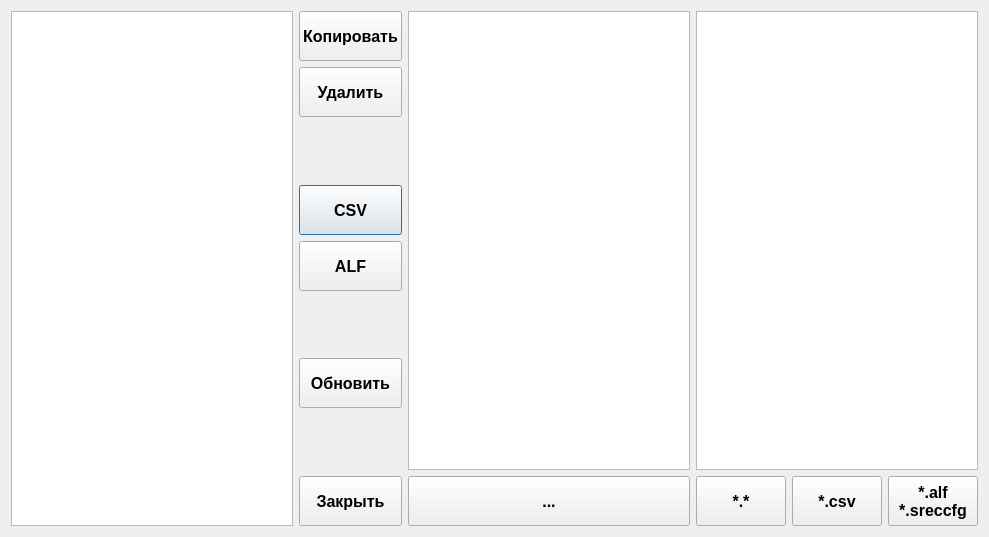
<?xml version="1.0" encoding="UTF-8"?>
<ui version="4.0">
 <class>FileCopyDialog</class>
 <widget class="QDialog" name="FileCopyDialog">
  <property name="geometry">
   <rect>
    <x>0</x>
    <y>0</y>
    <width>989</width>
    <height>537</height>
   </rect>
  </property>
  <property name="cursor">
   <cursorShape>ArrowCursor</cursorShape>
  </property>
  <property name="windowTitle">
   <string>Проводник</string>
  </property>
  <layout class="QGridLayout" name="gridLayout_2">
   <item row="0" column="1" rowspan="2">
    <layout class="QGridLayout" name="gridLayout">
     <item row="3" column="1">
      <widget class="QPushButton" name="bt_csv">
       <property name="minimumSize">
        <size>
         <width>0</width>
         <height>50</height>
        </size>
       </property>
       <property name="font">
        <font>
         <pointsize>12</pointsize>
         <weight>75</weight>
         <bold>true</bold>
        </font>
       </property>
       <property name="text">
        <string>CSV</string>
       </property>
      </widget>
     </item>
     <item row="4" column="1">
      <widget class="QPushButton" name="bt_alf">
       <property name="minimumSize">
        <size>
         <width>0</width>
         <height>50</height>
        </size>
       </property>
       <property name="font">
        <font>
         <pointsize>12</pointsize>
         <weight>75</weight>
         <bold>true</bold>
        </font>
       </property>
       <property name="text">
        <string>ALF</string>
       </property>
      </widget>
     </item>
     <item row="2" column="1">
      <spacer name="verticalSpacer">
       <property name="orientation">
        <enum>Qt::Vertical</enum>
       </property>
       <property name="sizeHint" stdset="0">
        <size>
         <width>20</width>
         <height>40</height>
        </size>
       </property>
      </spacer>
     </item>
     <item row="9" column="1">
      <widget class="QPushButton" name="bt_close">
       <property name="minimumSize">
        <size>
         <width>0</width>
         <height>50</height>
        </size>
       </property>
       <property name="font">
        <font>
         <pointsize>12</pointsize>
         <weight>75</weight>
         <bold>true</bold>
        </font>
       </property>
       <property name="text">
        <string>Закрыть</string>
       </property>
      </widget>
     </item>
     <item row="1" column="1">
      <widget class="QPushButton" name="bt_delete">
       <property name="minimumSize">
        <size>
         <width>0</width>
         <height>50</height>
        </size>
       </property>
       <property name="font">
        <font>
         <pointsize>12</pointsize>
         <weight>75</weight>
         <bold>true</bold>
        </font>
       </property>
       <property name="text">
        <string>Удалить</string>
       </property>
      </widget>
     </item>
     <item row="6" column="1">
      <widget class="QPushButton" name="bt_refresh">
       <property name="minimumSize">
        <size>
         <width>0</width>
         <height>50</height>
        </size>
       </property>
       <property name="font">
        <font>
         <pointsize>12</pointsize>
         <weight>75</weight>
         <bold>true</bold>
        </font>
       </property>
       <property name="text">
        <string>Обновить</string>
       </property>
      </widget>
     </item>
     <item row="0" column="1">
      <widget class="QPushButton" name="bt_copy">
       <property name="sizePolicy">
        <sizepolicy hsizetype="Minimum" vsizetype="Fixed">
         <horstretch>0</horstretch>
         <verstretch>0</verstretch>
        </sizepolicy>
       </property>
       <property name="minimumSize">
        <size>
         <width>0</width>
         <height>50</height>
        </size>
       </property>
       <property name="font">
        <font>
         <pointsize>12</pointsize>
         <weight>75</weight>
         <bold>true</bold>
        </font>
       </property>
       <property name="text">
        <string>Копировать</string>
       </property>
      </widget>
     </item>
     <item row="8" column="1">
      <spacer name="verticalSpacer_2">
       <property name="orientation">
        <enum>Qt::Vertical</enum>
       </property>
       <property name="sizeHint" stdset="0">
        <size>
         <width>20</width>
         <height>40</height>
        </size>
       </property>
      </spacer>
     </item>
     <item row="5" column="1">
      <spacer name="verticalSpacer_3">
       <property name="orientation">
        <enum>Qt::Vertical</enum>
       </property>
       <property name="sizeHint" stdset="0">
        <size>
         <width>20</width>
         <height>40</height>
        </size>
       </property>
      </spacer>
     </item>
    </layout>
   </item>
   <item row="0" column="2">
    <widget class="QListView" name="lv_disk">
     <property name="minimumSize">
      <size>
       <width>280</width>
       <height>0</height>
      </size>
     </property>
     <property name="maximumSize">
      <size>
       <width>500</width>
       <height>16777215</height>
      </size>
     </property>
     <property name="font">
      <font>
       <family>MS Shell Dlg 2</family>
       <pointsize>12</pointsize>
       <weight>75</weight>
       <bold>true</bold>
      </font>
     </property>
    </widget>
   </item>
   <item row="1" column="2">
    <widget class="QPushButton" name="bt_dir">
     <property name="minimumSize">
      <size>
       <width>0</width>
       <height>50</height>
      </size>
     </property>
     <property name="font">
      <font>
       <pointsize>12</pointsize>
       <weight>75</weight>
       <bold>true</bold>
      </font>
     </property>
     <property name="text">
      <string>...</string>
     </property>
    </widget>
   </item>
   <item row="0" column="0" rowspan="2">
    <widget class="QListView" name="lv_files">
     <property name="minimumSize">
      <size>
       <width>280</width>
       <height>0</height>
      </size>
     </property>
     <property name="font">
      <font>
       <family>MS Shell Dlg 2</family>
       <pointsize>12</pointsize>
       <weight>75</weight>
       <bold>true</bold>
      </font>
     </property>
    </widget>
   </item>
   <item row="0" column="3">
    <widget class="QListView" name="lv_content">
     <property name="enabled">
      <bool>true</bool>
     </property>
     <property name="minimumSize">
      <size>
       <width>280</width>
       <height>0</height>
      </size>
     </property>
    </widget>
   </item>
   <item row="1" column="3">
    <layout class="QHBoxLayout" name="horizontalLayout">
     <item>
      <widget class="QPushButton" name="bt_all">
       <property name="minimumSize">
        <size>
         <width>0</width>
         <height>50</height>
        </size>
       </property>
       <property name="font">
        <font>
         <pointsize>12</pointsize>
         <weight>75</weight>
         <bold>true</bold>
        </font>
       </property>
       <property name="text">
        <string>*.*</string>
       </property>
      </widget>
     </item>
     <item>
      <widget class="QPushButton" name="bt_csv_2">
       <property name="minimumSize">
        <size>
         <width>0</width>
         <height>50</height>
        </size>
       </property>
       <property name="font">
        <font>
         <pointsize>12</pointsize>
         <weight>75</weight>
         <bold>true</bold>
        </font>
       </property>
       <property name="text">
        <string>*.csv</string>
       </property>
      </widget>
     </item>
     <item>
      <widget class="QPushButton" name="bt_alf_2">
       <property name="minimumSize">
        <size>
         <width>0</width>
         <height>50</height>
        </size>
       </property>
       <property name="font">
        <font>
         <pointsize>12</pointsize>
         <weight>75</weight>
         <bold>true</bold>
        </font>
       </property>
       <property name="text">
        <string>*.alf
*.sreccfg</string>
       </property>
      </widget>
     </item>
    </layout>
   </item>
  </layout>
 </widget>
 <resources/>
 <connections>
  <connection>
   <sender>bt_close</sender>
   <signal>clicked()</signal>
   <receiver>FileCopyDialog</receiver>
   <slot>close()</slot>
   <hints>
    <hint type="sourcelabel">
     <x>533</x>
     <y>350</y>
    </hint>
    <hint type="destinationlabel">
     <x>290</x>
     <y>186</y>
    </hint>
   </hints>
  </connection>
 </connections>
</ui>
